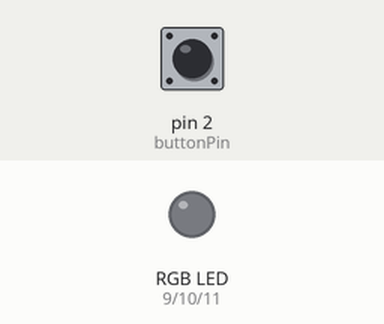
Simulated run of this sketch. Board: Arduino Uno, built with avr-gcc and run on an emulated ATmega328P. Shown: an RGB LED mixed from three pins (HIGH = lit). Dashed ring = blinking. Inputs (shaded band) come from the test bench; at power-on: pin 2 (buttonPin) HIGH.

Above: at 1.2 s.
1.3 s: pin 2 (buttonPin) pulled LOW for 0.15 s
At 2.2 s:
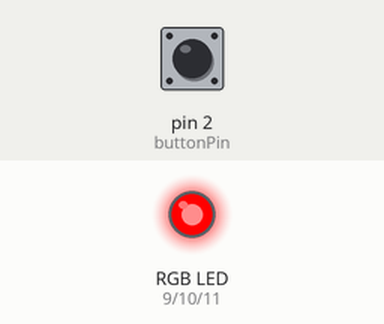
2.9 s: pin 2 (buttonPin) pulled LOW for 1 s
At 3.5 s:
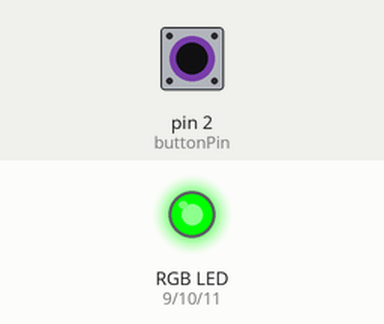
5.4 s: pin 2 (buttonPin) pulled LOW for 0.15 s
At 6.6 s:
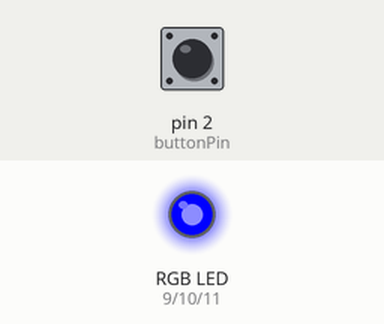
7.0 s: pin 2 (buttonPin) pulled LOW for 3.2 s
At 7.2 s:
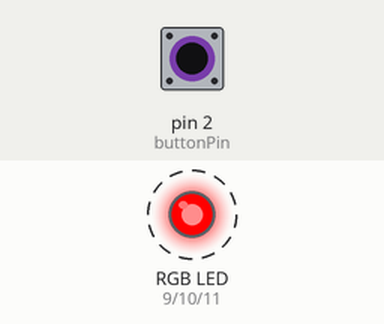
11.7 s: pin 2 (buttonPin) pulled LOW for 0.15 s
Timing chart, 0 to 24.7 s (numbered marks = the images above; inputs shaded):
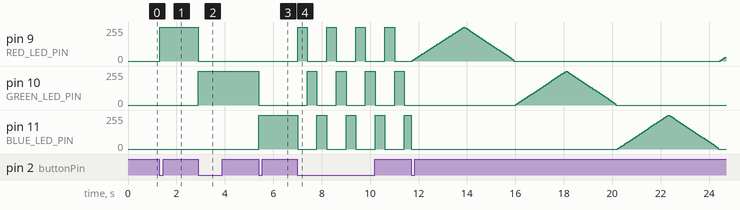

Measured:
- after the input at 1.3 s, pin 9 (RED_LED_PIN): 0/255 → 255/255 at once
- after the input at 2.9 s, pin 9 (RED_LED_PIN): 255/255 → 0/255 at once; pin 10 (GREEN_LED_PIN): 0/255 → 255/255 at once
- after the input at 5.4 s, pin 10 (GREEN_LED_PIN): 255/255 → 0/255 at once; pin 11 (BLUE_LED_PIN): 0/255 → 255/255 at once
- after the input at 7.0 s, pin 9 (RED_LED_PIN), pin 11 (BLUE_LED_PIN): alternates 255/255 for 0.40 s and 0/255 for 0.80 s, starting at once; pin 10 (GREEN_LED_PIN): alternates 255/255 for 0.40 s and 0/255 for 0.80 s, starting after 0.40 s

The sketch:

LED_blink_RGB_multimode.ino
```cpp
///////////////////////////////////////////////////////////////////////////////////////////////////////////////////////
// LIBRARIES
///////////////////////////////////////////////////////////////////////////////////////////////////////////////////////
#include <Arduino.h>


///////////////////////////////////////////////////////////////////////////////////////////////////////////////////////
// CONSTANTS
///////////////////////////////////////////////////////////////////////////////////////////////////////////////////////
#define RED_LED_PIN 9
#define GREEN_LED_PIN 10
#define BLUE_LED_PIN 11
const int buttonPin = 2;


///////////////////////////////////////////////////////////////////////////////////////////////////////////////////////
// VARIABLES
///////////////////////////////////////////////////////////////////////////////////////////////////////////////////////

int buttonState = 0;   // Variable for reading the pushbutton status
int currentMode = -1;  // Variable for LED mode
bool lastButtonState = HIGH;

///////////////////////////////////////////////////////////////////////////////////////////////////////////////////////
// FUNCTION PROTOTYPES
///////////////////////////////////////////////////////////////////////////////////////////////////////////////////////

void incMode() {
  currentMode++;
}


void turnOffLED() {
  digitalWrite(RED_LED_PIN, LOW);
  digitalWrite(GREEN_LED_PIN, LOW);
  digitalWrite(BLUE_LED_PIN, LOW);
}


void constantBlink() {
  static unsigned long lastBlinkTime = 0;
  static int blinkState = 0;

  unsigned long currentMillis = millis();
  if (currentMillis - lastBlinkTime >= 400) {
    lastBlinkTime = currentMillis;

    turnOffLED();  // turn off all LED before turn on another

    switch (blinkState) {
      case 0: digitalWrite(RED_LED_PIN, HIGH); break;
      case 1: digitalWrite(GREEN_LED_PIN, HIGH); break;
      case 2: digitalWrite(BLUE_LED_PIN, HIGH); break;
    }

    // Choose the next state
    blinkState = (blinkState + 1) % 3;
  }
}


void fadeBlink() {
  static int brightness = 0;
  static int fadeAmount = 5;
  static int fadeState = 0;
  static unsigned long previousMillis = 0;
  unsigned long currentMillis = millis();

  if (currentMillis - previousMillis >= 40) {
    previousMillis = currentMillis;


    switch (fadeState) {
      case 0: analogWrite(RED_LED_PIN, brightness); break;
      case 1: analogWrite(GREEN_LED_PIN, brightness); break;
      case 2: analogWrite(BLUE_LED_PIN, brightness); break;
    }

    // Changing brightness
    brightness += fadeAmount;

    if (brightness <= 0 || brightness >= 255) {
      fadeAmount = -fadeAmount;
      if (brightness <= 0) {
        fadeState = (fadeState + 1) % 3;
        turnOffLED();
      }
    }
  }
}


///////////////////////////////////////////////////////////////////////////////////////////////////////////////////////
// SETUP
///////////////////////////////////////////////////////////////////////////////////////////////////////////////////////
void setup() {
  pinMode(RED_LED_PIN, OUTPUT);
  pinMode(GREEN_LED_PIN, OUTPUT);
  pinMode(BLUE_LED_PIN, OUTPUT);

  pinMode(buttonPin, INPUT_PULLUP);
  Serial.begin(12500);
}

///////////////////////////////////////////////////////////////////////////////////////////////////////////////////////
// LOOP
///////////////////////////////////////////////////////////////////////////////////////////////////////////////////////
void loop() {
  buttonState = digitalRead(buttonPin);  // Read button is pressed, Ìf it is, set LOW

  if (lastButtonState == HIGH && buttonState == LOW) {
    incMode();
    if (currentMode > 5) currentMode = 0;
    turnOffLED();
  }
  lastButtonState = buttonState;

  // Run current mode
  switch (currentMode) {
    case 0: digitalWrite(RED_LED_PIN, HIGH); break;
    case 1: digitalWrite(GREEN_LED_PIN, HIGH); break;
    case 2: digitalWrite(BLUE_LED_PIN, HIGH); break;
    case 3: constantBlink(); break;
    case 4: fadeBlink(); break;
    case 5: turnOffLED(); break;
  }

  delay(10);
}


///////////////////////////////////////////////////////////////////////////////////////////////////////////////////////
// CUSTOM FUNCTIONS
///////////////////////////////////////////////////////////////////////////////////////////////////////////////////////
```
